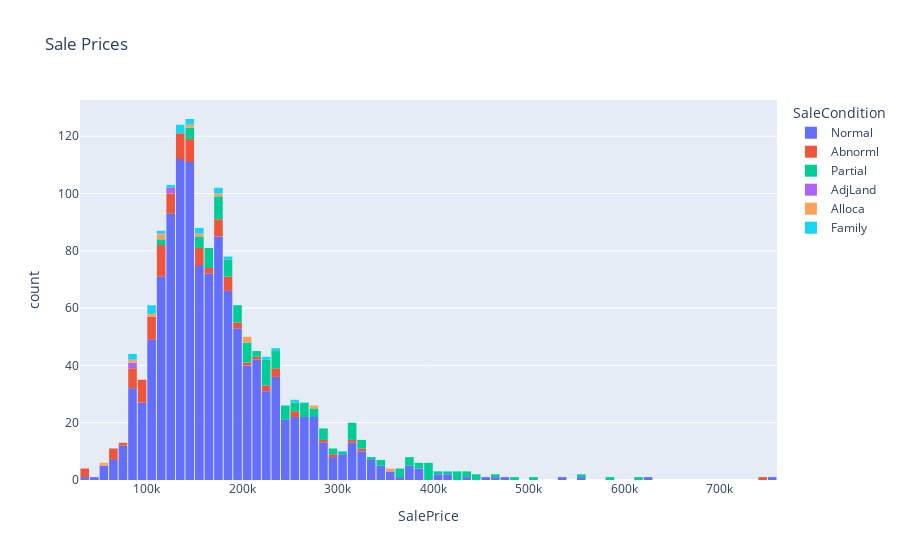

The code cell stored with this chart in its notebook:
### Code cell
fig = px.histogram(prices_df, x='SalePrice', color='SaleCondition', title='Sale Prices')
fig.update_layout(bargap=0.1)
fig.show()

### Figure 1 — Plotly figure (JSON) as saved in the notebook; plotly's stock layout.template omitted (floating-point values rounded to 4 significant figures; data arrays with more than 128 entries replaced by an {"elided": "..."} marker saying what was removed)
{"data": [{"alignmentgroup": "True", "bingroup": "x", "hovertemplate": "SaleCondition=Normal<br>SalePrice=%{x}<br>count=%{y}<extra></extra>", "legendgroup": "Normal", "marker": {"color": "#636efa", "pattern": {"shape": ""}}, "name": "Normal", "offsetgroup": "Normal", "orientation": "v", "showlegend": true, "type": "histogram", "x": {"elided": "1198 int values"}, "xaxis": "x", "yaxis": "y"}, {"alignmentgroup": "True", "bingroup": "x", "hovertemplate": "SaleCondition=Abnorml<br>SalePrice=%{x}<br>count=%{y}<extra></extra>", "legendgroup": "Abnorml", "marker": {"color": "#EF553B", "pattern": {"shape": ""}}, "name": "Abnorml", "offsetgroup": "Abnorml", "orientation": "v", "showlegend": true, "type": "histogram", "x": [140000, 129900, 139000, 109000, 160000, 239686, 172500, 85000, 98600, 83000, 217000, 150000, 125000, 235000, 104000, 97000, 112000, 290000, 220000, 149900, 190000, 130000, 125000, 100000, 67000, 258000, 60000, 85400, 79900, 98000, 34900, 158000, 175000, 140000, 120000, 118500, 164500, 146000, 220000, 137500, 124000, 200000, 97500, 129000, 159434, 108480, 109900, 102776, 110000, 132000, 158900, 107000, 110000, 185000, 170000, 66500, 328900, 106500, 88000, 35311, 175000, 150000, 137500, 119900, 37900, 135000, 110000, 121600, 86000, 187500, 287000, 310000, 84900, 180000, 138800, 145000, 157000, 181000, 112000, 93500, 119000, 139000, 230000, 745000, 95000, 116050, 91500, 115000, 142000, 130000, 142500, 178000, 181000, 68400, 144152, 193000, 257000, 119000, 174000, 92000, 84500], "xaxis": "x", "yaxis": "y"}, {"alignmentgroup": "True", "bingroup": "x", "hovertemplate": "SaleCondition=Partial<br>SalePrice=%{x}<br>count=%{y}<extra></extra>", "legendgroup": "Partial", "marker": {"color": "#00cc96", "pattern": {"shape": ""}}, "name": "Partial", "offsetgroup": "Partial", "orientation": "v", "showlegend": true, "type": "histogram", "x": [345000, 279500, 325300, 113000, 438780, 158000, 164500, 115000, 383970, 155000, 163990, 372402, 269500, 320000, 220000, 325624, 501837, 311872, 252678, 167240, 204900, 318000, 276000, 266000, 415298, 185000, 244600, 164700, 233230, 342643, 437154, 318061, 394432, 187750, 426000, 164990, 280000, 339750, 222000, 181134, 195400, 172500, 263435, 440000, 172785, 208300, 202665, 402861, 184750, 446261, 179665, 224500, 253293, 369900, 143000, 319000, 194201, 147000, 314813, 264561, 370878, 423000, 372500, 227875, 392000, 361919, 179540, 264132, 395000, 221500, 225000, 485000, 582933, 227680, 224000, 232600, 385000, 250580, 248900, 303477, 611657, 240000, 173733, 169990, 239799, 178900, 182000, 199900, 395192, 197000, 173900, 194000, 293077, 556581, 176485, 200141, 274725, 318000, 212900, 424870, 235128, 233170, 392500, 219210, 290000, 229456, 367294, 248328, 465000, 186500, 281000, 140000, 160000, 202500, 203000, 208900, 147000, 155835, 283463, 156932, 239000, 246578, 193879, 394617, 287090], "xaxis": "x", "yaxis": "y"}, {"alignmentgroup": "True", "bingroup": "x", "hovertemplate": "SaleCondition=AdjLand<br>SalePrice=%{x}<br>count=%{y}<extra></extra>", "legendgroup": "AdjLand", "marker": {"color": "#ab63fa", "pattern": {"shape": ""}}, "name": "AdjLand", "offsetgroup": "AdjLand", "orientation": "v", "showlegend": true, "type": "histogram", "x": [82000, 81000, 126000, 127500], "xaxis": "x", "yaxis": "y"}, {"alignmentgroup": "True", "bingroup": "x", "hovertemplate": "SaleCondition=Alloca<br>SalePrice=%{x}<br>count=%{y}<extra></extra>", "legendgroup": "Alloca", "marker": {"color": "#FFA15A", "pattern": {"shape": ""}}, "name": "Alloca", "offsetgroup": "Alloca", "orientation": "v", "showlegend": true, "type": "histogram", "x": [118964, 153337, 206300, 89471, 200624, 359100, 179000, 55993, 118858, 142953, 108959, 274970], "xaxis": "x", "yaxis": "y"}, {"alignmentgroup": "True", "bingroup": "x", "hovertemplate": "SaleCondition=Family<br>SalePrice=%{x}<br>count=%{y}<extra></extra>", "legendgroup": "Family", "marker": {"color": "#19d3f3", "pattern": {"shape": ""}}, "name": "Family", "offsetgroup": "Family", "orientation": "v", "showlegend": true, "type": "histogram", "x": [171000, 125000, 107000, 235000, 158500, 188000, 135000, 82500, 88000, 108000, 118000, 225000, 152000, 145000, 135000, 259000, 149000, 170000, 136000, 105000], "xaxis": "x", "yaxis": "y"}], "layout": {"bargap": 0.1, "barmode": "relative", "legend": {"title": {"text": "SaleCondition"}, "tracegroupgap": 0}, "title": {"text": "Sale Prices"}, "xaxis": {"anchor": "y", "domain": [0, 1], "title": {"text": "SalePrice"}}, "yaxis": {"anchor": "x", "domain": [0, 1], "title": {"text": "count"}}}}
